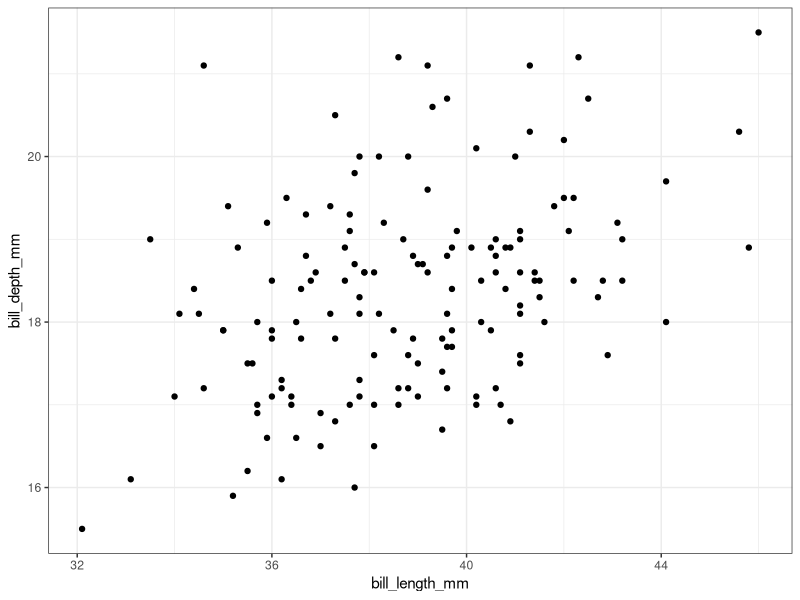
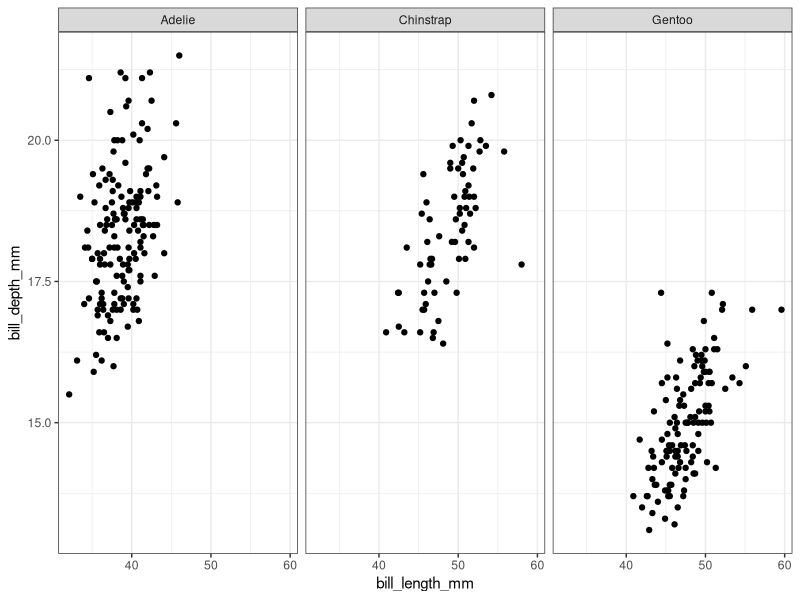
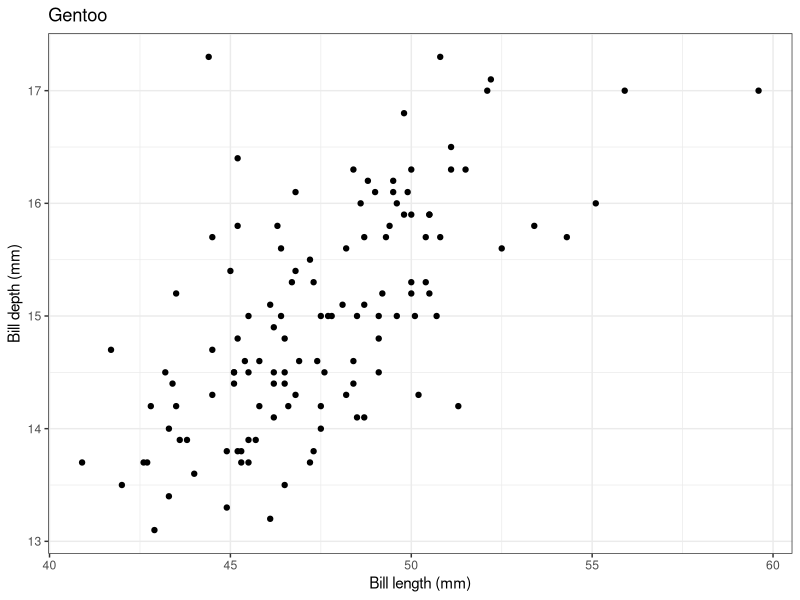

The R source for these figures, in order:

# Librerias ---------------------------------------------------------------
library(tidyverse)
library(palmerpenguins)

# Crear una funcion en R --------------------------------------------------

# Accion (nombre): multiplicar_por_10
# Argumento: x (debe ser un número)
# Cuerpo: operación x * 10
# Salida: el resultado de esa operación

multiplicar_por_10 <- function(x) {
  x * 10
}

multiplicar_por_10(3.5)

# Creo un vector ----------------------------------------------------------

vector <- 1:10 # operador : inicio:fin con enteros

# Creo una lista

lista <- list(numeros = 1:10)

lista_ejemplo <- list(numeros = as.numeric(1:10),
              letras = c("A", "B"))

# Usemos la funcion -------------------------------------------------------

multiplicar_por_10(vector) # 😮

# Existe una funcion llamada map que nos ayuda ----------------------------

purrr::map(vector, multiplicar_por_10) # 😔 una lista?

purrr::map_dbl(vector, multiplicar_por_10) # 🙂 funciona!

purrr::map(lista, multiplicar_por_10) # 🙂 funciona con listas!

# Funciones anónimas ------------------------------------------------------

# multiplicar por 10 tiene nombre

purrr::map_dbl(vector, ~ .x * 10)   # función anónima
# funcion map(vector, ~ cuerpo funcion con .x)

# ~ .x * 10  función anónima que toma un valor y lo multiplica por 10.
# .x representa los valores

# Porqué? -----------------------------------------------------------------
# Para avanzar en funcionalidades en R es útil saber listas
# por ejemplo, ggplot como objeto es una lista


# Plot --------------------------------------------------------------------

penguins %>%
  drop_na(species, bill_length_mm, bill_depth_mm) %>%
  filter(species == "Adelie") %>%
  ggplot(aes(bill_length_mm, bill_depth_mm)) +
  geom_point() +
  theme_bw()

# Quiero todas las especies (idea 1) --------------------------------------

penguins %>%
  drop_na(species, bill_length_mm, bill_depth_mm) %>%
  ggplot(aes(bill_length_mm, bill_depth_mm)) +
  geom_point() +
  facet_wrap(vars(species)) +
  theme_bw()

# Pero mis datos tienen 100 categorias! -----------------------------------

especies <- c("Adelie", "Chinstrap", "Gentoo") # podria ser mas

plots_por_especie <- map(especies, ~ {
  penguins %>%
    filter(species == .x, !is.na(bill_length_mm), !is.na(bill_depth_mm)) %>%
    ggplot(aes(x = bill_length_mm, y = bill_depth_mm)) +
    geom_point() +
    labs(x = "Bill length (mm)", y = "Bill depth (mm)", title = .x) +
    theme_bw()
})

# ejemplo: tercer elemento de la lista
plots_por_especie[[3]]



